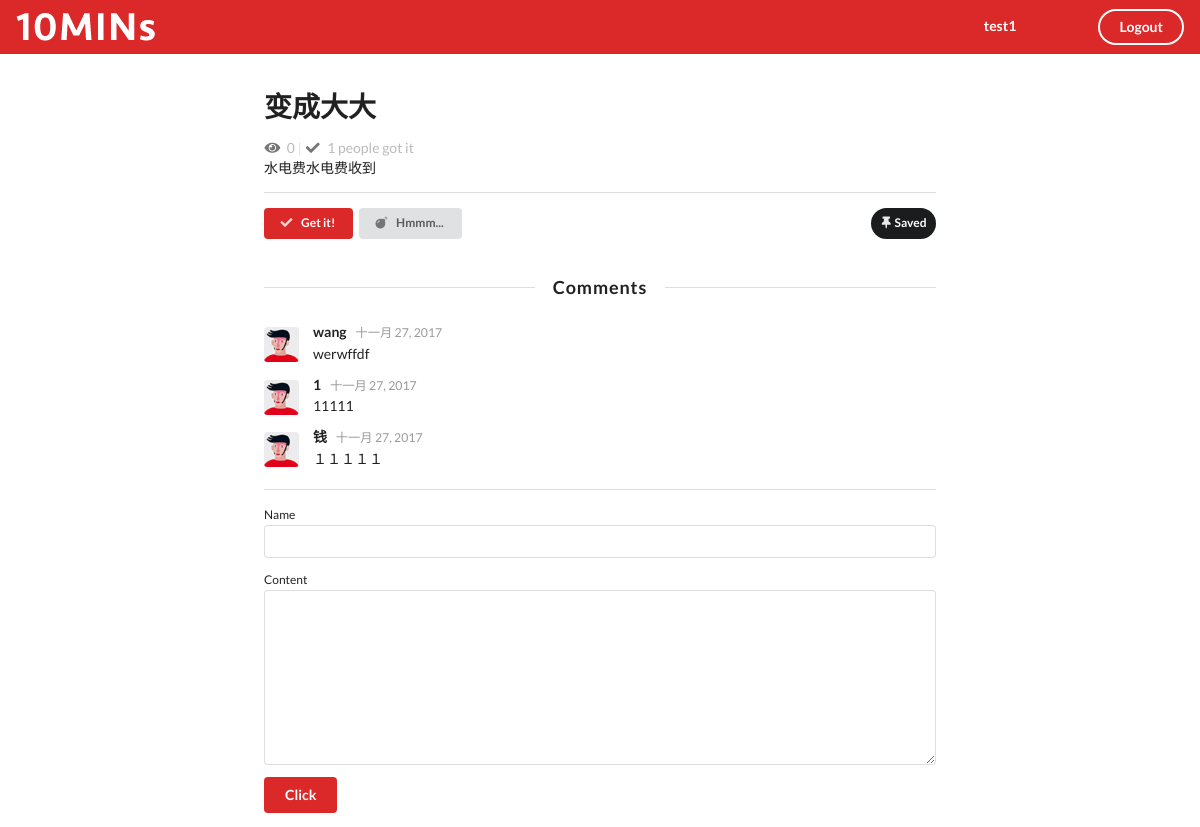
Page /detail/1/ (signed in) on the committed database.
### firstapp/models.py (models this page shows, shortened)
class Article(models.Model):
    title = models.CharField(max_length=500)
    img = models.CharField(max_length=250)
    content = models.TextField(null=True, blank=True)
    TAG_CHOICE = (
        ('tech', 'Tech'),
        ('life', 'Life'),
        ('Editors', 'editors'),
    )
    tag = models.CharField(choices=TAG_CHOICE, max_length=100)
    views = models.IntegerField(default=0)
    likes = models.IntegerField(default=0)
    createtime = models.DateField()

class Comment(models.Model):
    name = models.CharField(max_length=250)
    avatar = models.URLField(max_length=100, default="static/images/default.png")
    belong_to = models.ForeignKey(to=Article, related_name='under_comment', null=True, blank=True)
    content = models.TextField(null=True, blank=True)
    createtime = models.DateField(auto_now=True)
    best_comment = models.BooleanField(default=False)

### firstapp/views.py (the view)
# urls.py: url(r'^detail/(?P<page_num>\d+)/$', detail, name="detail"),
def detail(request, page_num, error_form=None):
    context = {}
    form = CommentForm
    article = Article.objects.get(id=page_num)
    best_comment = Comment.objects.filter(best_comment=True, belong_to=article)
    if best_comment:
        context['best_comment'] = best_comment[0]
    context['article'] = article
    if error_form is not None:
        context['form'] = error_form
    else:
        context['form'] = form
    like_counts = Ticket.objects.filter(choice='like', article_id=page_num).count()
    try:
        author_id = request.user.profile.id
        user_ticket_for_this_article = Ticket.objects.get(voter_id=author_id, article_id=page_num)
        context['user_ticket'] = user_ticket_for_this_article
    except AttributeError:
        print('请登陆后投票')
    context['like_count'] = like_counts
    return render(request, 'detail.html', context)

### firstapp/templates/detail.html (shortened to what this page needs)
{% load staticfiles %}
<!DOCTYPE html>
<html>
    <head>
        <link rel="stylesheet" href="//cdn.bootcss.com/semantic-ui/2.2.4/semantic.min.css" media="screen" title="no title" charset="utf-8" />
    </head>
    <body>
        <div class="ui inverted top fixed menu borderless red menu">
            <div class="header item">
                <div class="ui image">
                    <img src="{% static 'images/tenlogo.png' %}" alt="">
                </div>
            </div>
            <div class="right menu">
                     {% if request.user.is_authenticated %}
                    <div class="item">
                        <h5 class="ui inverted header">
                            <span style="margin-right:20px;">{{ request.user.username }}</span>
                        </h5>
                    </div>
                    <div class="item">
                        <a href="{% url 'logout' %}" class="ui inverted circular button">Logout</a>
                    </div>
                {% endif %}
            </div>
        </div>
        <div class="ui basic segment container" style="width:700px;border:none;box-shadow:none;margin-top:50px;">
                <h1 class="ui header">{{ article.title }}</h1>
                <i class="icon grey unhide"></i>
                <span style="color:#bbbbbb">0</span>
                <span class="" style="color:rgb(226, 226, 226)">|</span>
                <i class="icon grey checkmark"></i>
                <span style="color:#bbbbbb">{{ like_count }} people got it</span>
                <p>
                       {{ article.content }}
                </p>
            <div class="ui divider"></div>
            <form class="ui form" action="{% url 'vote' article.id %}" method="post">
                    {% if user_ticket.choice == 'like' %}
                        <button class="ui red tiny button" type="submit" name="vote" value="like" >
                            <i class="icon  checkmark"></i>
                            Get it!
                        </button>
                        <button class="ui  tiny button" type="submit" name="vote" value="dislike" >
                            <i class="icon bomb"></i>
                            Hmmm...
                        </button>
                    {% endif %}
                <button class="ui secondary circular tiny right floated pin icon button">
                    <i class="pin icon"></i>
                    Saved
                </button>
            </form>
        </div>
        <div class="ui segment container" style="width:700px;border:none;box-shadow:none">
            <h3 class="ui horizontal  divider header" style="">Comments</h3>
            <div class="ui comments" style="border:none">
                {% for comment in article.under_comment.all %}
                    <div class="comment">
                        <div class="avatar">
                            <img src="{{ comment.avatar }}" alt="" />
                        </div>
                        <div class="content">
                            <a href="#" class="author">{{ comment.name }}</a>
                            <div class="metadata">
                                <div class="date">
                                    {{ comment.createtime }}
                                </div>
                            </div>
                            <p class="text">
                                {{ comment.content }}
                            </p>
                        </div>
                    </div>
                {% endfor %}
            </div>
            <div class="ui divider"></div>
            <form class="ui error tiny form"  action="{% url 'comment' article.id %}" method="post">
                {% if form.errors %}
                    <div class="ui error message">
                        {{ form.errors }}
                    </div>
                    {% for field in form %}
                        <div class="{{ field.errors|yesno:'error, '}} field">
                            {{ field.label }}
                            {{ field }}
                        </div>
                    {% endfor %}
                {% else %}
                        {% for field in form %}
                        <div class="field">
                            {{ field.label }}
                            {{ field }}
                        </div>
                        {% endfor %}
                {% endif %}
                <button type="submit" class="ui red button" >Click</button>
            </form>
        </div>
    </body>
</html>

### rows in the picture
Article: title "变成大大", content "水电费水电费收到"
Comment: avatar (placeholder picture), name "wang", createtime "十一月 27, 2017", content "werwffdf"
Comment: avatar (placeholder picture), name "1", createtime "十一月 27, 2017", content "11111"
Comment: avatar (placeholder picture), name "钱", createtime "十一月 27, 2017", content "１１１１１"

### other values in the picture
{{ request.user.username }} "test1"
{{ like_count }} "1"
{{ field.label }} "Name" "Content"
